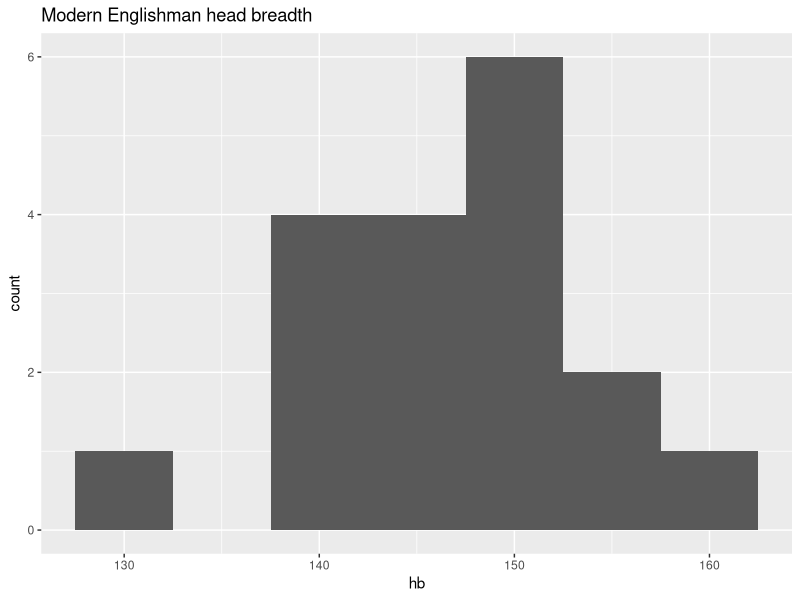
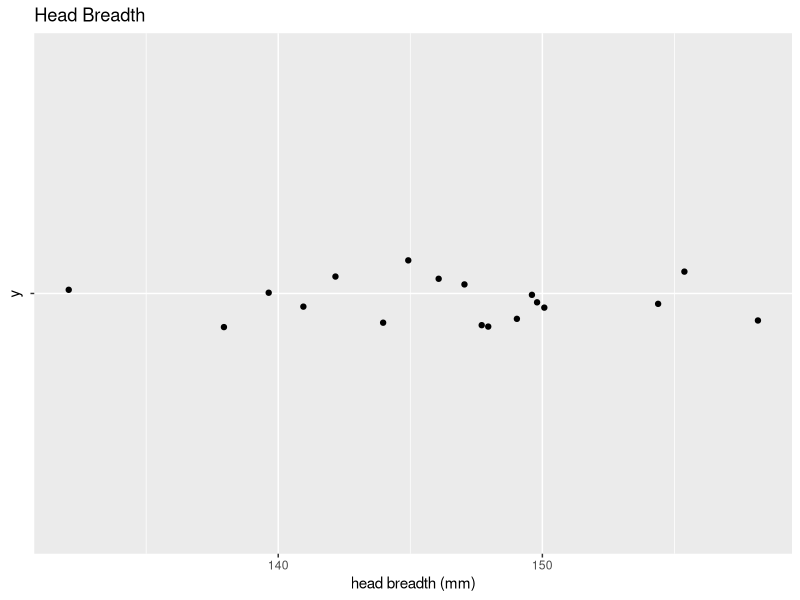
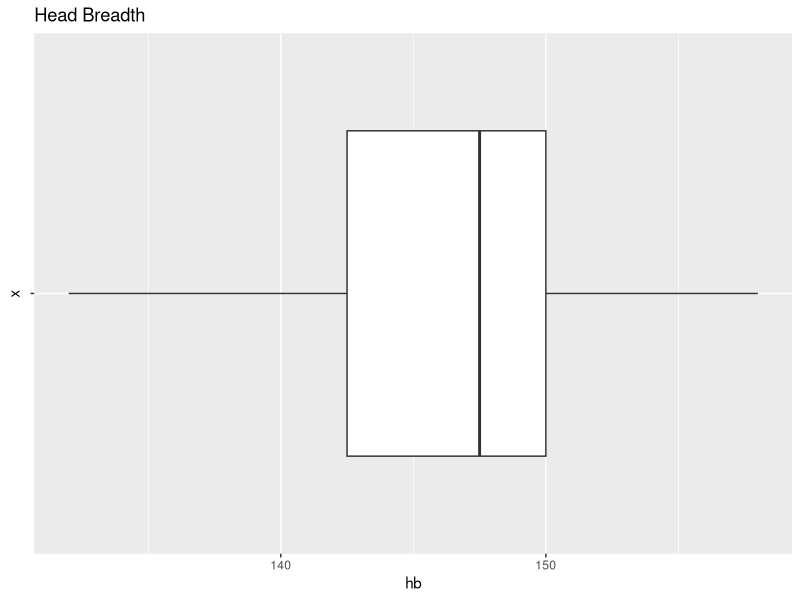
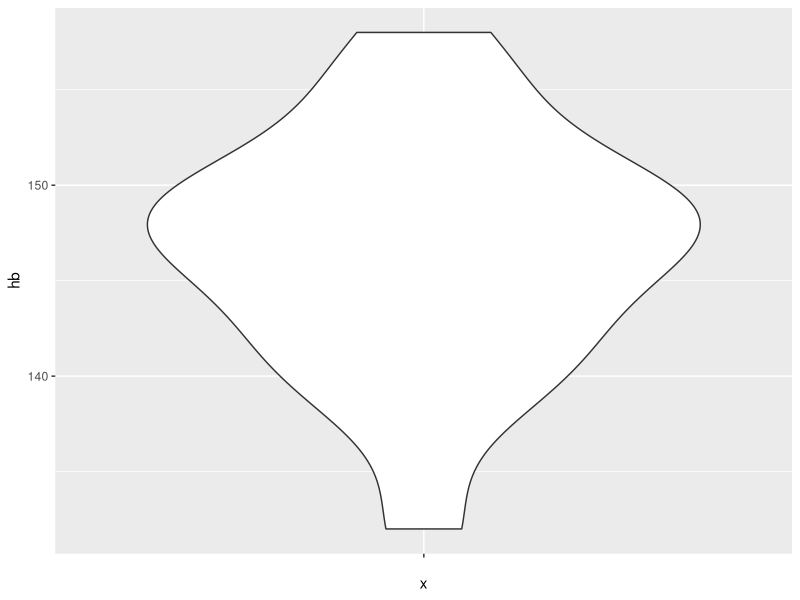
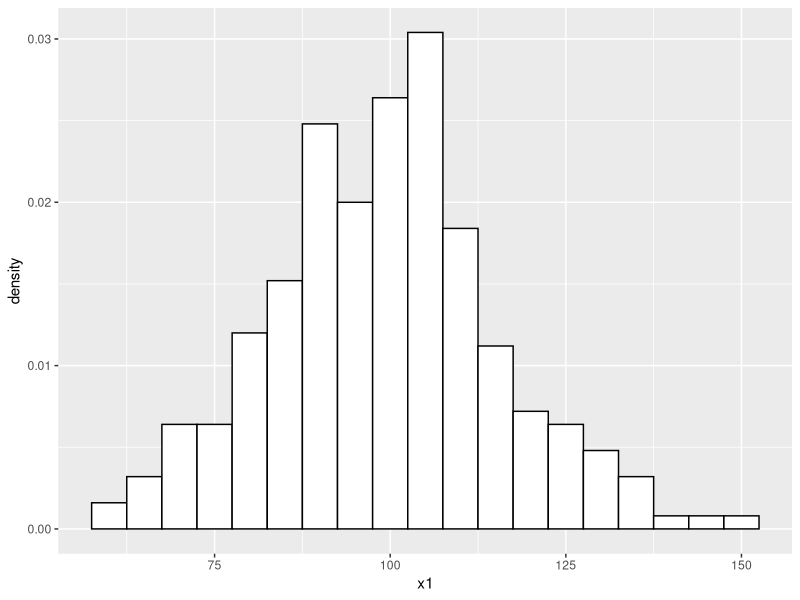
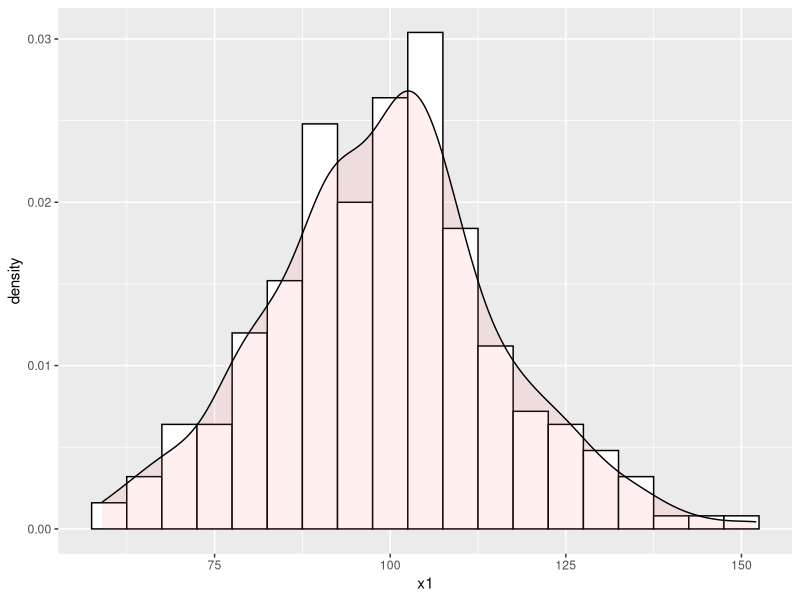
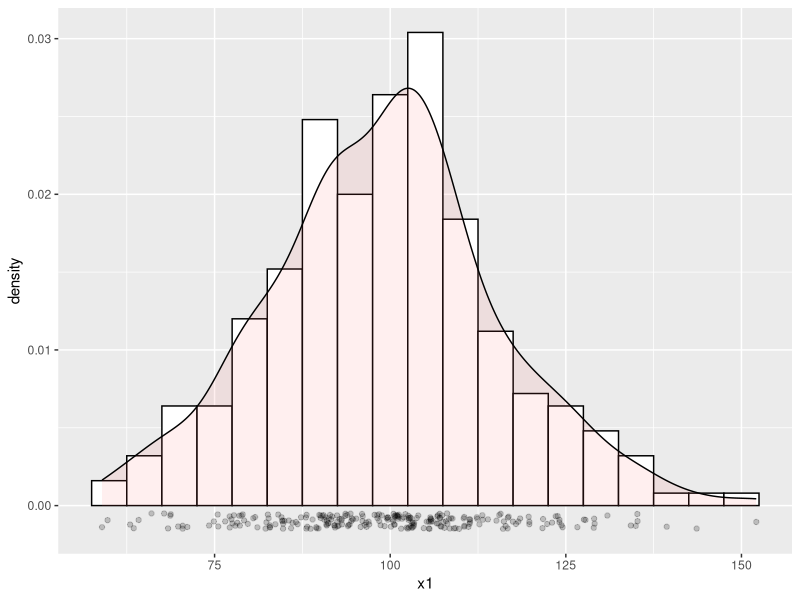
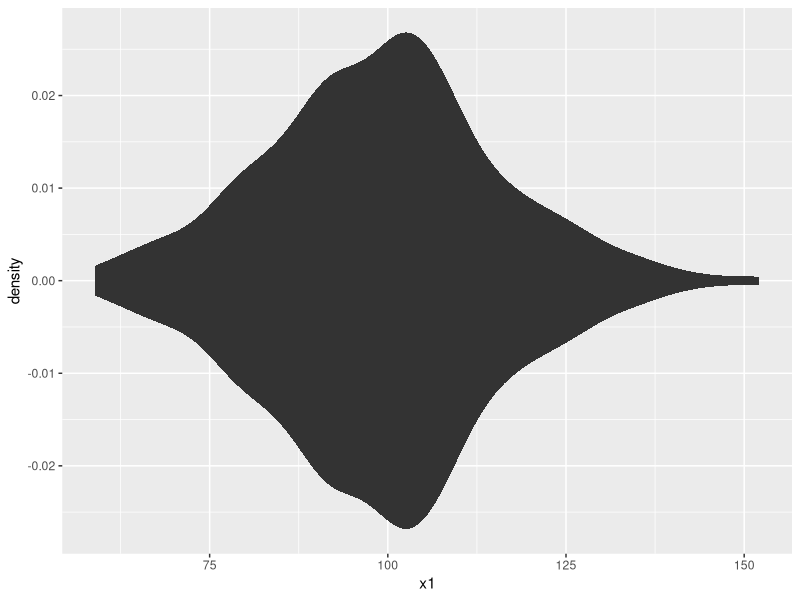

The R script that drew these images, in order:
# Note: much of what follows is taken from the lecture notes of Erik B. Erhardt, 
# who is a professor at the University of New Mexico.
# You read more about him at statacumen.com

#----------------------#
#### Getting Set Up ####
#----------------------#

# There are three primary strategies for plotting in R. 
# The first is base graphics, using functions such as plot(), points(), and par().
# A second is use of the package lattice, which creates very nice graphics quickly, 
# though can be more difficult to create high-dimensional data displays.
# A third is using package ggplot2, which is an implementation of the "Grammar of Graphics".
# We will be using ggplot2.

# Install the ggplot2 package (if you don't have it already)
install.packages("ggplot2") # only needed once after installing or upgrading R

# load package ggplot2 for its functions and datasets
library(ggplot2) # each time you start R


#--------------------------------#
#### Plotting Univariate Data ####
#--------------------------------#

# Let's set up some data.  Assume that the following are meaurments of head size.
hb <- c(141, 148, 132, 138, 154, 142, 150, 146, 155, 158, 150, 140, 147, 148, 144, 150, 149, 145)

# Put the hb vector into a data.frame
hb_df <- data.frame(hb)
# A data.frame is the standard way of using data in R, and required when using ggplot2 


# Histogram
# Always specify a binwidth for the histogram (default is range/30)
# Ty several binwidths
px = ggplot(hb_df, aes(x = hb))                           # set up the plot stub
p2 <- px + geom_histogram(binwidth = 5) 
p2 <- p2 + labs(title = "Modern Englishman head breadth")
print(p2)



# Stripchart (aka Dotplot)
# We are going to use geom_point here, which requires both x and y.
# We want the data spread horizontally, so we'll use hb and the x variable and leave the y variable blank.
px0 <- ggplot(hb_df, aes(x = hb, y = ""))
p1 <- px0 + geom_point(position = position_jitter(h = 0.1))           # add a geom layer with points plotted
p1 <- p1 + labs(title = "Head Breadth") + xlab("head breadth (mm)")   # add labels
print(p1)







# Boxplot
# We are going to use geom_boxplot here, which requires both x and y.
# The y variable is actually used to set up the boxplot.  
# The x is unused in univariate boxplots, so we'll leave it blank.
p0y = ggplot(hb_df, aes(x = "", y = hb)) # plot stuf
p3 <- p0y + geom_boxplot(aes(group = 1)) # bopxplot layer
p3 <- p3 + coord_flip()                  # flip the axes
p3 <- p3 + labs(title = "Head Breadth")  # add a title
print(p3)



# Violin plot
# We are going to use geom_violin here, which uses the same setup as geom_boxplot.
# Therefore, we can use the same plot stub.
p4 <- p0y + geom_violin()
print(p4)


#-------------------------------------------------#
#### Plotting randomly generated data (Normal) ####
#-------------------------------------------------#

# sample from normal distribution
x1 <- rnorm(250, mean = 100, sd = 15)
# rnorm means "random normal" - take random samples from the normal distribution

x1_df <- data.frame(x1)          # put it in a data.frame
p <- ggplot(x1_df, aes(x = x1)) # set up the plot stub

# Histogram 
p1 <- p + geom_histogram(aes(y = ..density..), 
                          binwidth = 5, 
                          colour = "black", 
                          fill = "white")
print(p1)
# Are you wondering what the ..density.. means?  Yeah, it's weird, right?
# A geom will generally inherit aesthetics from the ggplot statement
# You can override that by using the aes() function to map different variables to the aesthetic
# However, sometimes you don't want to use the actual variable, but some calculation on it, like its density
# Here, it basically means to map the density of the variable as the aesthetic, rather than the variable itself
# What are aesthetics and geoms?  Well, that's a deeper question.
# Read here: http://tutorials.iq.harvard.edu/R/Rgraphics/Rgraphics.html#geometric_objects_and_aesthetics


# Overlay with transparent density plot
p1 <- p1 + geom_density(alpha  =0.1, fill = "#FF6666")
print(p1)

# Add a carpet of jittered points below the histogram
p1 <- p1 + geom_point(aes(y = -0.001), 
                      position = position_jitter(height = 0.0005), 
                      alpha = 1/5)
print(p1)

# Violin plot
p2 <- p + geom_ribbon(aes(ymax = ..density.., ymin = -..density..), stat = "density")
print(p2)

# More direct way to get a violin plot
p2.alternate <- ggplot(x1_df, aes(1, y = x1)) + geom_violin() + coord_flip()
print(p2.alternate)


# Boxplot
p3 <- ggplot(x1_df, aes(x = "x1", y = x1))
p3 <- p3 + geom_boxplot()
p3 <- p3 + coord_flip()
print(p3)



# Note: the rest of this file is just more examples of the same stuff.

#--------------------------------------------------#
#### Plotting randomly generated data (Uniform) ####
#--------------------------------------------------#

# sample from uniform distribution
x3 <- runif(250, min = 50, max = 150)
# I know this looks like "run if", but read it like "r unif", short for "random uniform"


# Density Histogram 
x3_df <- data.frame(x3)
p1 <- ggplot(x3_df, aes(x = x3))
p1 <- p1 + geom_histogram(aes(y = ..density..), 
                          binwidth = 5, 
                          colour = "black", 
                          fill = "white")
print(p1)

# Overlay with transparent density plot
p1 <- p1 + geom_density(alpha = 0.1, fill = "#FF6666")
print(p1)

# Add a carpet of jittered points
p1 <- p1 + geom_point(aes(y = -0.001), position = position_jitter(height = 0.0005), alpha = 1/5)
print(p1)

# violin plot
p2 <- ggplot(x3_df, aes(x = 1, y = x3))
p2 <- p2 + geom_violin()
print(p2)

# boxplot
p3 <- ggplot(x3_df, aes(x = "x3", y = x3))
p3 <- p3 + geom_boxplot()
p3 <- p3 + coord_flip()
print(p3)


#------------------------------------------------------#
#### Plotting randomly generated data (Exponential) ####
#------------------------------------------------------#


# sample from exponential distribution
x4 <- rexp(250, rate = 1)
# I know this looks like "rex p" but read it as "r exp", short for "random exponential"




# Density Histogram 
x4_df <- data.frame(x4)
p1 <- ggplot(x4_df, aes(x = x4))
p1 <- p1 + geom_histogram(aes(y=..density..), binwidth=0.5, colour="black", fill="white")
print(p1)

# Overlay with transparent density plot
p1 <- p1 + geom_density(alpha=0.1, fill="#FF6666")
print(p1)

# Add a carpet of points
p1 <- p1 + geom_point(aes(y = -0.001), position = position_jitter(height = 0.0005), alpha = 1/5)
print(p1)

# violin plot
p2 <- ggplot(x4_df, aes(x = 1, y = x4))
p2 <- p2 + geom_violin()
print(p2)

# boxplot
p3 <- ggplot(x4_df, aes(x = "x4", y = x4))
p3 <- p3 + geom_boxplot()
p3 <- p3 + coord_flip()
print(p3)

#--------------------------------------------------------#
#### Plotting randomly generated data (Uniform again) ####
#--------------------------------------------------------#

# sample from uniform distribution
x5 <- 15 - rexp(250, rate = 0.5)
x5_df <- data.frame(x5)



# Density Histogram 
p1 <- ggplot(x5_df, aes(x = x5))
p1 <- p1 + geom_histogram(aes(y = ..density..)
                          , binwidth = 0.5
                          , colour = "black", fill = "white")
print(p1)

# Overlay with transparent density plot
p1 <- p1 + geom_density(alpha = 0.1, fill = "#FF6666")
print(p1)

# Add a carpet of points
p1 <- p1 + geom_point(aes(y = -0.001)
                      , position = position_jitter(height = 0.0005)
                      , alpha = 1/5)
print(p1)


# violin plot
p2 <- ggplot(x5_df, aes(x = "", y = x5))
p2 <- p2 + geom_violin()
print(p2)


# boxplot
p3 <- ggplot(x5_df, aes(x = "x5", y = x5))
p3 <- p3 + geom_boxplot()
p3 <- p3 + coord_flip()
print(p3)



#-------------------------------------------------------#
#### Plotting randomly generated data (Normal again) ####
#-------------------------------------------------------#

# sample from 2 normal distributions
x6 <- c(rnorm(150, mean = 100, sd = 15), rnorm(150, mean = 150, sd = 15))
x6_df <- data.frame(x6)

# Density Histogram
p1 <- ggplot(x6_df, aes(x = x6))
p1 <- p1 + geom_histogram(aes(y = ..density..), binwidth = 5, colour = "black", fill = "white")
print(p1)

# Overlay with transparent density plot
p1 <- p1 + geom_density(alpha=0.1, fill="#FF6666")
print(p1)

# Add a carpet of points
p1 <- p1 + geom_point(aes(y = -0.001), position = position_jitter(height = 0.0005), alpha = 1/5)
print(p1)

# violin plot
p2 <- ggplot(x6_df, aes(x = "", y = x6))
p2 <- p2 + geom_violin()
print(p2)

# boxplot
p3 <- ggplot(x6_df, aes(x = "x6", y = x6))
p3 <- p3 + geom_boxplot()
print(p3)
